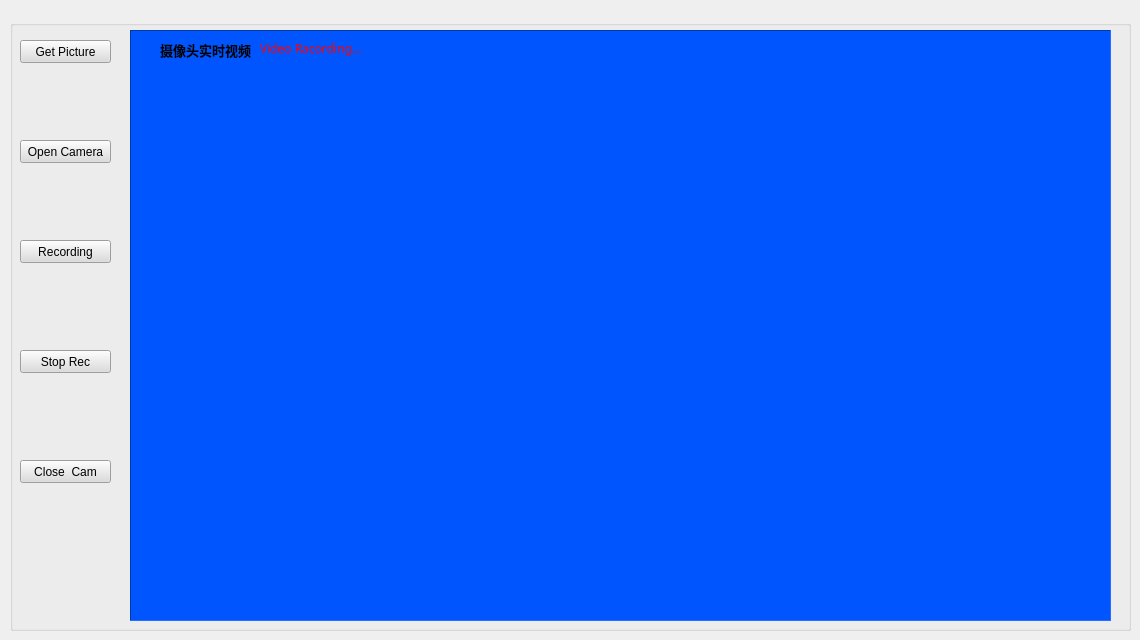
    <widget class="QWidget" name="tab">
     <attribute name="title">
      <string>Shark_Vision_Interface</string>
     </attribute>
     <widget class="QGroupBox" name="Visual_groupBox">
      <property name="geometry">
       <rect>
        <x>10</x>
        <y>20</y>
        <width>1121</width>
        <height>611</height>
       </rect>
      </property>
      <property name="title">
       <string/>
      </property>
      <widget class="QPushButton" name="pic_camera">
       <property name="geometry">
        <rect>
         <x>10</x>
         <y>20</y>
         <width>91</width>
         <height>23</height>
        </rect>
       </property>
       <property name="styleSheet">
        <string>background-color: rgb(220, 220, 220);</string>
       </property>
       <property name="text">
        <string>Get Picture</string>
       </property>
      </widget>
      <widget class="QPushButton" name="open_camera">
       <property name="geometry">
        <rect>
         <x>10</x>
         <y>120</y>
         <width>91</width>
         <height>23</height>
        </rect>
       </property>
       <property name="styleSheet">
        <string>background-color: rgb(220, 220, 220);</string>
       </property>
       <property name="text">
        <string>Open Camera</string>
       </property>
      </widget>
      <widget class="QPushButton" name="shoot_video">
       <property name="geometry">
        <rect>
         <x>10</x>
         <y>220</y>
         <width>91</width>
         <height>23</height>
        </rect>
       </property>
       <property name="styleSheet">
        <string>background-color: rgb(220, 220, 220);</string>
       </property>
       <property name="text">
        <string>Recording</string>
       </property>
      </widget>
      <widget class="QPushButton" name="stop_video">
       <property name="geometry">
        <rect>
         <x>10</x>
         <y>330</y>
         <width>91</width>
         <height>23</height>
        </rect>
       </property>
       <property name="styleSheet">
        <string>background-color: rgb(220, 220, 220);</string>
       </property>
       <property name="text">
        <string>Stop Rec</string>
       </property>
      </widget>
      <widget class="QPushButton" name="close_camera">
       <property name="geometry">
        <rect>
         <x>10</x>
         <y>440</y>
         <width>91</width>
         <height>23</height>
        </rect>
       </property>
       <property name="styleSheet">
        <string>background-color: rgb(220, 220, 220);</string>
       </property>
       <property name="text">
        <string>Close  Cam</string>
       </property>
      </widget>
      <widget class="QLabel" name="name_1">
       <property name="geometry">
        <rect>
         <x>150</x>
         <y>20</y>
         <width>91</width>
         <height>18</height>
        </rect>
       </property>
       <property name="font">
        <font>
         <family>宋体</family>
        </font>
       </property>
       <property name="styleSheet">
        <string notr="true"/>
       </property>
       <property name="text">
        <string>&lt;html&gt;&lt;head/&gt;&lt;body&gt;&lt;p&gt;&lt;span style=&quot; font-size:10pt; font-weight:600;&quot;&gt;摄像头实时视频&lt;/span&gt;&lt;/p&gt;&lt;/body&gt;&lt;/html&gt;</string>
       </property>
      </widget>
      <widget class="QLabel" name="realtime">
       <property name="geometry">
        <rect>
         <x>250</x>
         <y>20</y>
         <width>151</width>
         <height>16</height>
        </rect>
       </property>
       <property name="font">
        <font>
         <family>宋体</family>
        </font>
       </property>
       <property name="styleSheet">
        <string notr="true"/>
       </property>
       <property name="text">
        <string/>
       </property>
      </widget>
      <widget class="QLabel" name="videoRecordState">
       <property name="enabled">
        <bool>false</bool>
       </property>
       <property name="geometry">
        <rect>
         <x>250</x>
         <y>20</y>
         <width>151</width>
         <height>16</height>
        </rect>
       </property>
       <property name="font">
        <font>
         <family>宋体</family>
        </font>
       </property>
       <property name="styleSheet">
        <string notr="true">color: rgb(255, 0, 0);</string>
       </property>
       <property name="text">
        <string>&lt;html&gt;&lt;head/&gt;&lt;body&gt;&lt;p&gt;&lt;span style=&quot; color:#ff0000;&quot;&gt;Video Racording...&lt;/span&gt;&lt;/p&gt;&lt;/body&gt;&lt;/html&gt;</string>
       </property>
      </widget>
      <widget class="QLabel" name="camera">
       <property name="geometry">
        <rect>
         <x>120</x>
         <y>10</y>
         <width>981</width>
         <height>591</height>
        </rect>
       </property>
       <property name="styleSheet">
        <string notr="true">background-color: rgb(0, 85, 255);</string>
       </property>
       <property name="frameShape">
        <enum>QFrame::Panel</enum>
       </property>
       <property name="frameShadow">
        <enum>QFrame::Sunken</enum>
       </property>
       <property name="text">
        <string/>
       </property>
      </widget>
      <zorder>camera</zorder>
      <zorder>pic_camera</zorder>
      <zorder>open_camera</zorder>
      <zorder>shoot_video</zorder>
      <zorder>stop_video</zorder>
      <zorder>close_camera</zorder>
      <zorder>name_1</zorder>
      <zorder>realtime</zorder>
      <zorder>videoRecordState</zorder>
     </widget>
    </widget>
